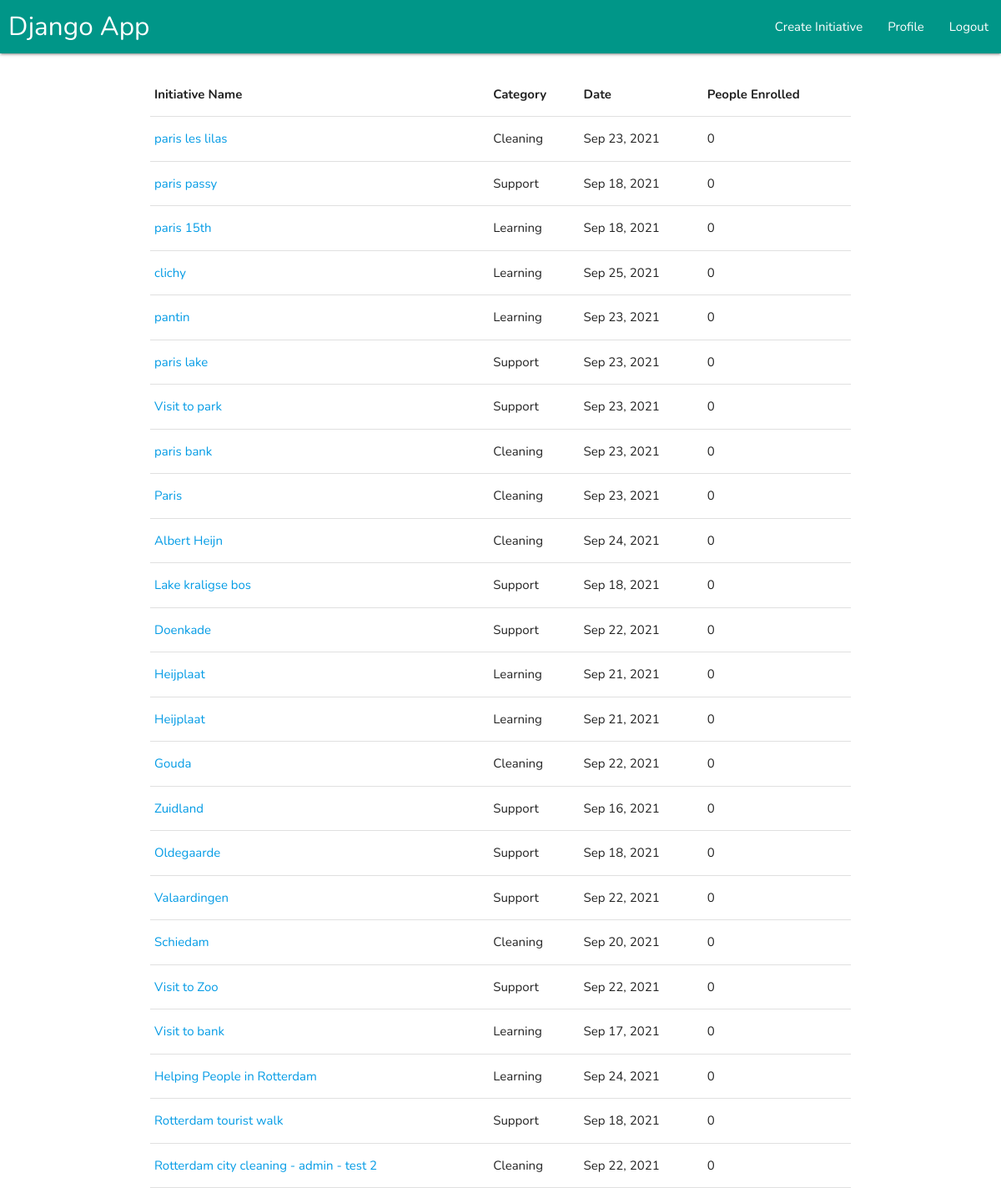
The app's page /my_initiatives/ (signed in) with its own data.
### root/models.py (models this page shows, shortened)
class Initiative_Table(models.Model):
    title           = models.CharField(max_length=10000,blank=True,default='')
    description     = models.TextField(max_length=1000000,blank=True,default='')
    place_name      = models.CharField(max_length=1000000,blank=True,default='')
    longitude       = models.CharField(max_length=10000,blank=True,default='')
    latitude        = models.CharField(max_length=10000,blank=True,default='')
    event_date      = models.CharField(max_length=10000,blank=True,default='',null=True)
    date_object     = models.DateField(blank=True,null=True)
    category        = models.ForeignKey(Initiative_Category,on_delete=models.CASCADE,related_name="Category",default=None)
    is_green_area   = models.BooleanField(default=False,blank=True)
    owner           = models.ForeignKey(User,on_delete=models.CASCADE,related_name="owner",default=None)
    enrolled        = models.ManyToManyField(User, related_name="enrolled",blank=True)

class Initiative_Category(models.Model):
    category        = models.CharField(max_length=10000,blank=True,default='')
    def __str__(self):
        return self.category

### dashboards/views.py (the view)
# urls.py: path('my_initiatives/', my_initiatives, name='my_initiatives'),
def my_initiatives(request):
    initatives = Initiative_Table.objects.filter(owner=request.user).order_by('-id')
    return render(request,'dashboards/my_initiatives.html', {
        "page_title":"My Initiatives",
        'my_initiatives':initatives
    })

### Templates/dashboards/my_initiatives.html (shortened to what this page needs)
{% extends 'base.html' %}v
{% block 'mainbody' %}
<br>
<div class="container">
  <div>
    {% if my_initiatives %}
    <table>
      <thead>
        <tr>
          <th>Initiative Name</th>
          <th>Category</th>
          <th>Date</th>
          <th>People Enrolled</th>
        </tr>
      </thead>
      <tbody>
        {% for initiative in my_initiatives %}
        <tr>
          <td> <a href="/update_initiative/{{initiative.id}}">{{initiative.title}}</a></td>
          <td>{{initiative.category}}</td>
          <td>{{initiative.event_date}}</td>
          <td>{{initiative.enrolled.count}}</td>
        </tr>
        {% endfor %}
      </tbody>
    </table>
    {% else %}
    <center>
      <img src="https://cdn.iconscout.com/icon/free/png-256/data-not-found-1965034-1662569.png" alt="">
      <h3><b>You don't have any initiatives yet</b></h3>
    </center>
    {% endif %}
  </div>
</div>
{% endblock 'mainbody' %}

### Static/css/general_fixing.css (style rules this page uses)
:root { --geocoder_input_height: 36px !important; }

### Templates/base.html (style rules this page uses)
html { height: 100% !important; }
body { font-family: 'Nunito', sans-serif; text-align: justify; height: 100% !important; }
html, body { height: 100% !important; }

### records on screen
Initiative_Table: title "paris les lilas", category "Cleaning", event_date "Sep 23, 2021", enrolled.count "0"
Initiative_Table: title "paris passy", category "Support", event_date "Sep 18, 2021", enrolled.count "0"
Initiative_Table: title "paris 15th", category "Learning", event_date "Sep 18, 2021", enrolled.count "0"
Initiative_Table: title "clichy", category "Learning", event_date "Sep 25, 2021", enrolled.count "0"
Initiative_Table: title "pantin", category "Learning", event_date "Sep 23, 2021", enrolled.count "0"
Initiative_Table: title "paris lake", category "Support", event_date "Sep 23, 2021", enrolled.count "0"
Initiative_Table: title "Visit to park", category "Support", event_date "Sep 23, 2021", enrolled.count "0"
Initiative_Table: title "paris bank", category "Cleaning", event_date "Sep 23, 2021", enrolled.count "0"
Initiative_Table: title "Paris", category "Cleaning", event_date "Sep 23, 2021", enrolled.count "0"
Initiative_Table: title "Albert Heijn", category "Cleaning", event_date "Sep 24, 2021", enrolled.count "0"
Initiative_Table: title "Lake kraligse bos", category "Support", event_date "Sep 18, 2021", enrolled.count "0"
Initiative_Table: title "Doenkade", category "Support", event_date "Sep 22, 2021", enrolled.count "0"
Initiative_Table: title "Heijplaat", category "Learning", event_date "Sep 21, 2021", enrolled.count "0"
Initiative_Table: title "Heijplaat", category "Learning", event_date "Sep 21, 2021", enrolled.count "0"
Initiative_Table: title "Gouda", category "Cleaning", event_date "Sep 22, 2021", enrolled.count "0"
Initiative_Table: title "Zuidland", category "Support", event_date "Sep 16, 2021", enrolled.count "0"
Initiative_Table: title "Oldegaarde", category "Support", event_date "Sep 18, 2021", enrolled.count "0"
Initiative_Table: title "Valaardingen", category "Support", event_date "Sep 22, 2021", enrolled.count "0"
Initiative_Table: title "Schiedam", category "Cleaning", event_date "Sep 20, 2021", enrolled.count "0"
Initiative_Table: title "Visit to Zoo", category "Support", event_date "Sep 22, 2021", enrolled.count "0"
Initiative_Table: title "Visit to bank", category "Learning", event_date "Sep 17, 2021", enrolled.count "0"
Initiative_Table: title "Helping People in Rotterdam", category "Learning", event_date "Sep 24, 2021", enrolled.count "0"
Initiative_Table: title "Rotterdam tourist walk", category "Support", event_date "Sep 18, 2021", enrolled.count "0"
Initiative_Table: title "Rotterdam city cleaning - admin - test 2", category "Cleaning", event_date "Sep 22, 2021", enrolled.count "0"
